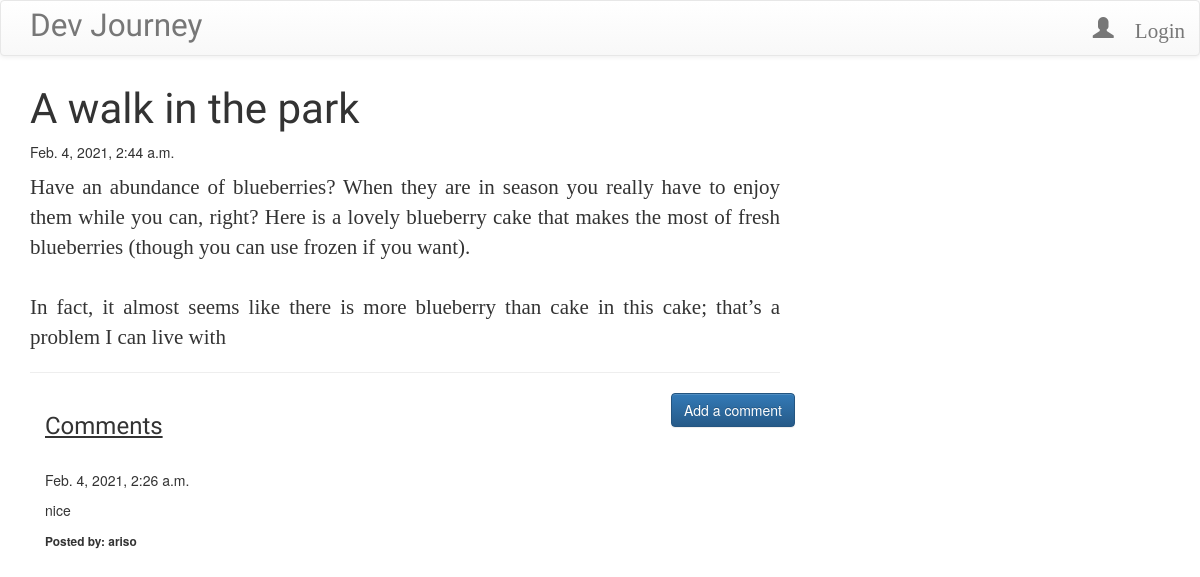
Screenshot of /post/3 with the database file from the repository.
### dev/models.py (models this page shows, shortened)
class Post(models.Model):
    author = models.ForeignKey('auth.User')
    title = models.CharField(max_length=150)
    text = models.TextField()
    created_date = models.DateTimeField(default=timezone.now)
    published_date = models.DateTimeField(blank=True, null=True)

class Comment(models.Model):
    author = models.CharField(max_length=100)
    post = models.ForeignKey('dev.Post', related_name='comments')
    text = models.TextField()
    created_date = models.DateTimeField(default=timezone.now)
    approved_comment = models.BooleanField(default=False)

### dev/views.py (the view)
# urls.py: url(r'^post/(?P<pk>\d+)$', views.PostDetailView.as_view(), name='post_detail'),
class PostDetailView(DetailView):
    model = Post

### dev/templates/dev/post_detail.html (shortened to what this page needs)
{% extends 'dev/base.html' %}
{% block content %}
    <h2 class="posttitle">{{post.title}}</h2>
    {% if post.published_date %}
    <div class="date postdate">
        {{ post.published_date }}
    </div>
    {% else %}
        <a class= "btn btn-default" href="{% url 'post_publish' pk=post.pk %}">Publish</a>
    {% endif %}
    <p class="postcontent">{{post.text|safe|linebreaksbr}}</p>
    <hr>
    <a class="btn btn-primary btn-comment" href="{% url 'add_comment_to_post' pk=post.pk %}">Add a comment</a>
    <div class="container">
        <h3 class="comments">Comments</h3>
        {% for comment in post.comments.all %}
        <br>
            {% if user.is_authenticated or comment.approved_comment %}
                {{comment.created_date}}
                <p>{{comment.text|safe|linebreaks}}</p>
                <small><b>Posted by: {{comment.author}}</b></small>
            {% endif %}
            {% empty %}
            <p>No comments</p>
        {% endfor %}
    </div>
{% endblock %}

### dev/templates/dev/base.html (shortened to what this page needs)
<!DOCTYPE html>
{% load staticfiles %}
<html lang="en">
<head>
    <link rel="stylesheet" href="https://maxcdn.bootstrapcdn.com/bootstrap/3.3.7/css/bootstrap.min.css">
    <link rel="stylesheet" href="https://maxcdn.bootstrapcdn.com/bootstrap/3.3.7/css/bootstrap-theme.min.css">
    <link rel="stylesheet" href="//cdn.jsdelivr.net/npm/medium-editor@latest/dist/css/medium-editor.min.css" type="text/css" media="screen" charset="utf-8">
    <link rel="stylesheet" href="{% static 'css/styles.css' %}">
</head>
<body>
    <nav class=" navbar navbar-default techfont custom-navbar">
        <div class="container">
            <ul class="nav navbar-nav">
                <li><a class="navbar-brand bigbrand" href="{% url 'post_list' %}">Dev Journey</a></li>
            </ul>
            <ul class="nav navbar-nav navbar-right">
                {% if user.is_authenticated %}
                <li>
                    <a href="{% url 'post_new' %}">New Post</a>
                </li>
                <li>
                    <a href="{% url 'post_draft_list' %}">Drafts</a>
                </li>
                <li>
                    <a href="{% url 'logout' %}">Logout</a>
                </li>
                <li>
                    <a> Welcome {{ user.username }}</a>
                </li>
                {% else %}
                <li><a class="nav navbar-right" href="{% url 'login' %}"><span class="glyphicon glyphicon-user"> Login</span></a></li>
                {% endif %}
            </ul>
        </div>
    </nav>
    <div class="container content">
        <div class="row">
            <div class="col-md-8">
                <div class="devposts">
                    {% block content %}
                    {% endblock %}
                </div>
            </div>
        </div>
    </div>
</body>
</html>

### dev/static/css/styles.css (style rules this page uses)
.techfont { font-family: 'Handlee', cursive; font-size: 1.5em; margin-bottom: 10px; }
.bigbrand { font-size: 1.5em; }
.postdate { text-align: left; margin-bottom: 10px; }
.posttitle { font-family:'Handlee', cursive; font-size: 3em; }
.postcontent { font-family: cursive; font-size: 1.5em; text-align: justify; }
.btn-comment { position:absolute; right:0px; }
.comments { text-decoration: underline; font-family: 'Handlee', cursive; }

### rows the page displays
Post: title "A walk in the park", published_date "Feb. 4, 2021, 2:44 a.m.", text "Have an abundance of blueberries? When they are in season you really have to enjoy them while you can, right? Here is a lovely blueberry cake that makes the most of fresh blueberries (though you can use frozen if you want). In fact, it almost seems like there is more blueberry than cake in this cake; that’s a problem I can live with"
Comment: created_date "Feb. 4, 2021, 2:26 a.m.", text "nice", author "ariso"
